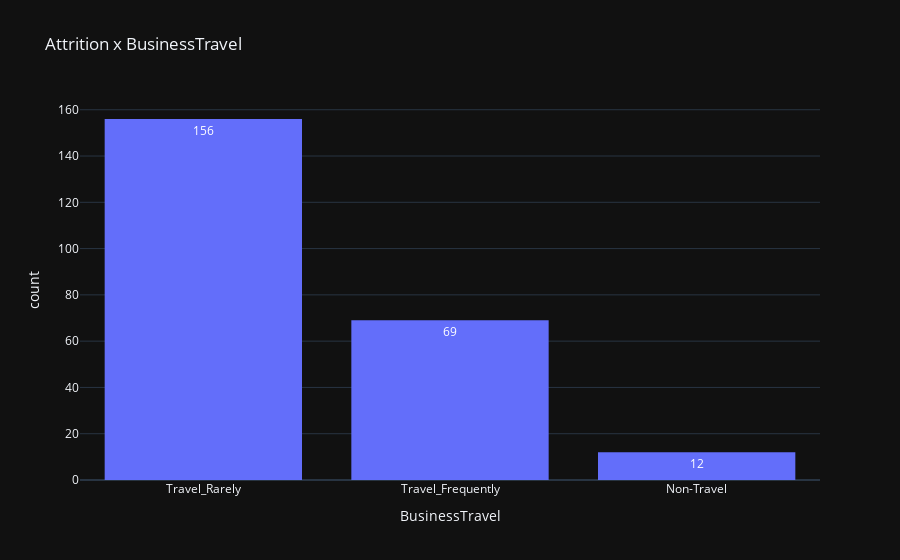
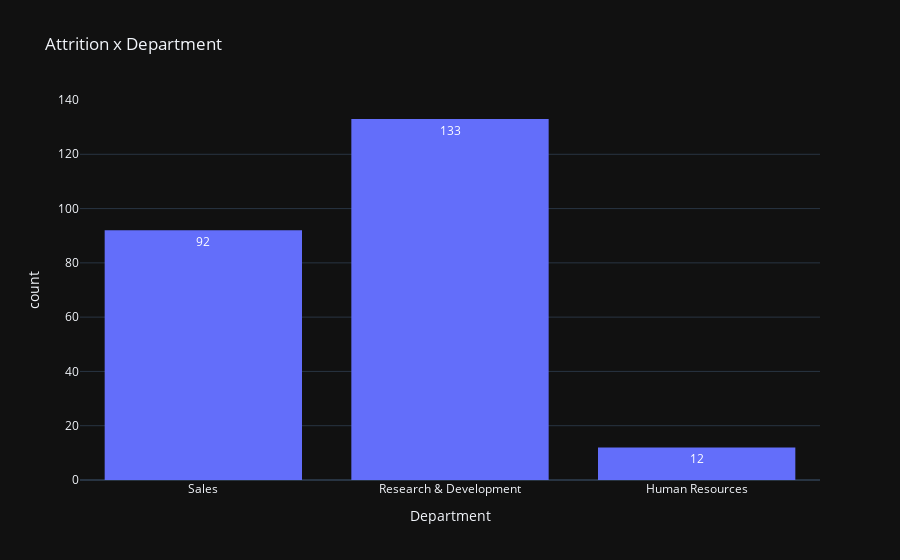
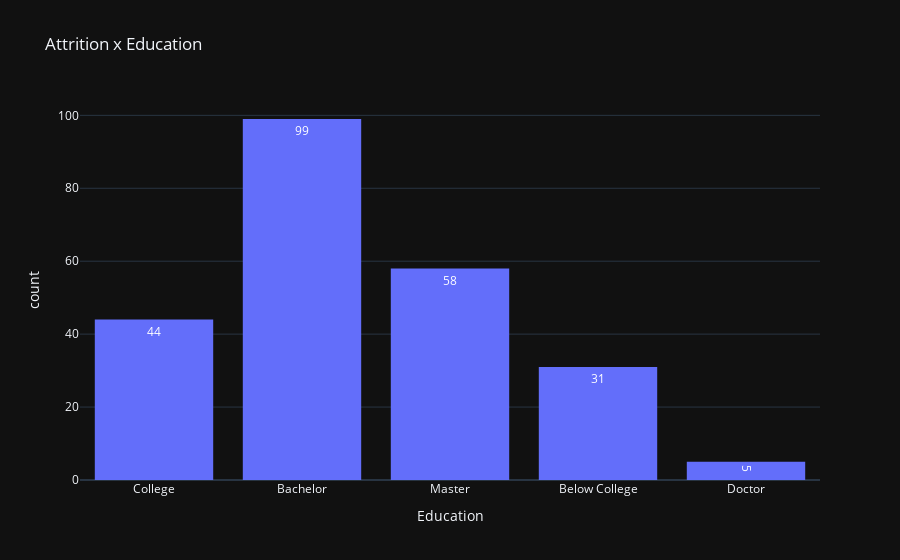
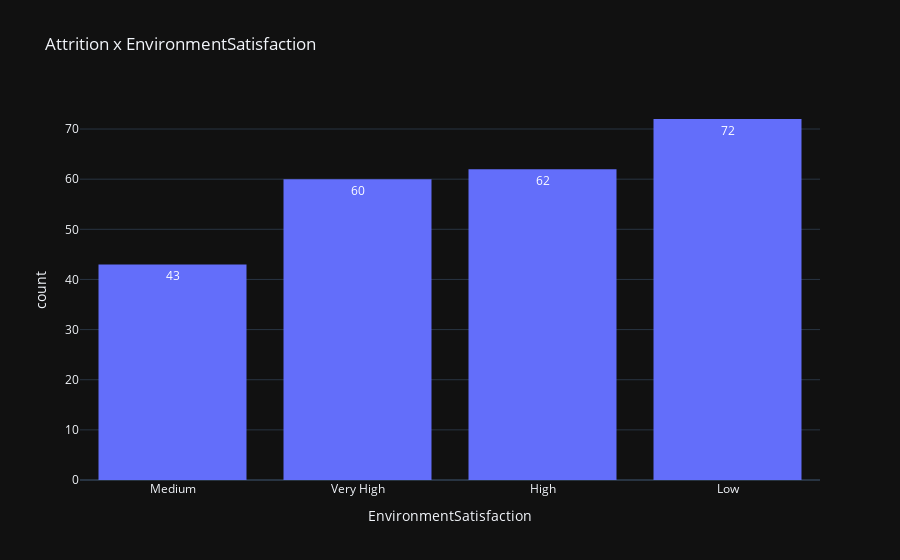

Notebook source saved alongside these figures, in order:
### Code cell
# Creating visualizations for categorical values
barplot('BusinessTravel')
barplot('Department')
barplot('Education')
barplot('EnvironmentSatisfaction')
barplot('EducationField')
barplot('Gender')
barplot('JobInvolvement')
barplot('JobSatisfaction')
barplot('WorkLifeBalance')
barplot('PerformanceRating')
barplot('JobRole')
barplot('MaritalStatus')
barplot('RelationshipSatisfaction')
barplot('OverTime')

### Figure 1 — Plotly figure (JSON) as saved in the notebook; plotly's stock layout.template omitted (floating-point values rounded to 4 significant figures; data arrays with more than 128 entries replaced by an {"elided": "..."} marker saying what was removed)
{"data": [{"alignmentgroup": "True", "bingroup": "x", "hovertemplate": "BusinessTravel=%{x}<br>count=%{y}<extra></extra>", "legendgroup": "", "marker": {"color": "#636efa", "pattern": {"shape": ""}}, "name": "", "offsetgroup": "", "orientation": "v", "showlegend": false, "texttemplate": "%{value:d3-format}", "type": "histogram", "x": {"elided": "237 str values"}, "xaxis": "x", "yaxis": "y"}], "layout": {"autosize": true, "barmode": "relative", "legend": {"tracegroupgap": 0}, "title": {"text": "Attrition x BusinessTravel"}, "xaxis": {"anchor": "y", "autorange": true, "domain": [0, 1], "range": [-0.5, 2.5], "title": {"text": "BusinessTravel"}, "type": "category"}, "yaxis": {"anchor": "x", "autorange": true, "domain": [0, 1], "range": [0, 164.2], "title": {"text": "count"}}}}

### Figure 2 — Plotly figure (JSON) as saved in the notebook; plotly's stock layout.template omitted (floating-point values rounded to 4 significant figures; data arrays with more than 128 entries replaced by an {"elided": "..."} marker saying what was removed)
{"data": [{"alignmentgroup": "True", "bingroup": "x", "hovertemplate": "Department=%{x}<br>count=%{y}<extra></extra>", "legendgroup": "", "marker": {"color": "#636efa", "pattern": {"shape": ""}}, "name": "", "offsetgroup": "", "orientation": "v", "showlegend": false, "texttemplate": "%{value:d3-format}", "type": "histogram", "x": {"elided": "237 str values"}, "xaxis": "x", "yaxis": "y"}], "layout": {"autosize": true, "barmode": "relative", "legend": {"tracegroupgap": 0}, "title": {"text": "Attrition x Department"}, "xaxis": {"anchor": "y", "autorange": true, "domain": [0, 1], "range": [-0.5, 2.5], "title": {"text": "Department"}, "type": "category"}, "yaxis": {"anchor": "x", "autorange": true, "domain": [0, 1], "range": [0, 140], "title": {"text": "count"}}}}

### Figure 3 — Plotly figure (JSON) as saved in the notebook; plotly's stock layout.template omitted (floating-point values rounded to 4 significant figures; data arrays with more than 128 entries replaced by an {"elided": "..."} marker saying what was removed)
{"data": [{"alignmentgroup": "True", "bingroup": "x", "hovertemplate": "Education=%{x}<br>count=%{y}<extra></extra>", "legendgroup": "", "marker": {"color": "#636efa", "pattern": {"shape": ""}}, "name": "", "offsetgroup": "", "orientation": "v", "showlegend": false, "texttemplate": "%{value:d3-format}", "type": "histogram", "x": {"elided": "237 str values"}, "xaxis": "x", "yaxis": "y"}], "layout": {"autosize": true, "barmode": "relative", "legend": {"tracegroupgap": 0}, "title": {"text": "Attrition x Education"}, "xaxis": {"anchor": "y", "autorange": true, "domain": [0, 1], "range": [-0.5, 4.5], "title": {"text": "Education"}, "type": "category"}, "yaxis": {"anchor": "x", "autorange": true, "domain": [0, 1], "range": [0, 104.2], "title": {"text": "count"}}}}

### Figure 4 — Plotly figure (JSON) as saved in the notebook; plotly's stock layout.template omitted (floating-point values rounded to 4 significant figures; data arrays with more than 128 entries replaced by an {"elided": "..."} marker saying what was removed)
{"data": [{"alignmentgroup": "True", "bingroup": "x", "hovertemplate": "EnvironmentSatisfaction=%{x}<br>count=%{y}<extra></extra>", "legendgroup": "", "marker": {"color": "#636efa", "pattern": {"shape": ""}}, "name": "", "offsetgroup": "", "orientation": "v", "showlegend": false, "texttemplate": "%{value:d3-format}", "type": "histogram", "x": {"elided": "237 str values"}, "xaxis": "x", "yaxis": "y"}], "layout": {"autosize": true, "barmode": "relative", "legend": {"tracegroupgap": 0}, "title": {"text": "Attrition x EnvironmentSatisfaction"}, "xaxis": {"anchor": "y", "autorange": true, "domain": [0, 1], "range": [-0.5, 3.5], "title": {"text": "EnvironmentSatisfaction"}, "type": "category"}, "yaxis": {"anchor": "x", "autorange": true, "domain": [0, 1], "range": [0, 75.79], "title": {"text": "count"}}}}
